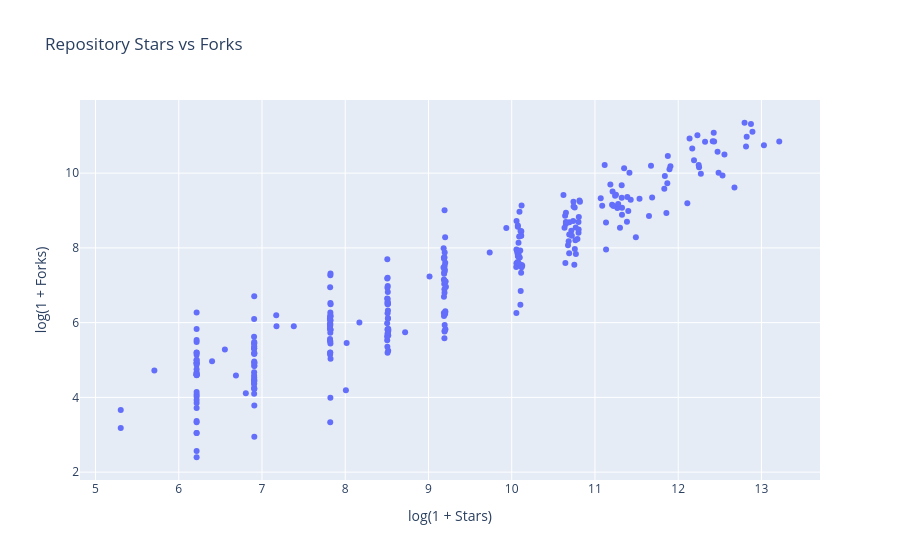

The notebook cell saved with this chart:
### Code cell
fig = px.scatter(
    df,
    x="log1p_stars",
    y="log1p_forks",
    hover_name="full_name",
    hover_data=[
        "language_normalized",
        "stars",
        "forks"
    ],
    title="Repository Stars vs Forks",
    labels={
        "log1p_stars": "log(1 + Stars)",
        "log1p_forks": "log(1 + Forks)"
    }
)

fig.show()

### Figure 1 — Plotly figure (JSON) as saved in the notebook; plotly's stock layout.template omitted (floating-point values rounded to 4 significant figures; data arrays with more than 128 entries replaced by an {"elided": "..."} marker saying what was removed)
{"data": [{"customdata": {"elided": "300x3 mixed values"}, "hovertemplate": "<b>%{hovertext}</b><br><br>log(1 + Stars)=%{x}<br>log(1 + Forks)=%{y}<br>language_normalized=%{customdata[0]}<br>stars=%{customdata[1]}<br>forks=%{customdata[2]}<extra></extra>", "hovertext": {"elided": "300 str values"}, "legendgroup": "", "marker": {"color": "#636efa", "symbol": "circle"}, "mode": "markers", "name": "", "orientation": "v", "showlegend": false, "type": "scatter", "x": {"elided": "300 float values"}, "xaxis": "x", "y": {"elided": "300 float values"}, "yaxis": "y"}], "layout": {"legend": {"tracegroupgap": 0}, "title": {"text": "Repository Stars vs Forks"}, "xaxis": {"anchor": "y", "domain": [0, 1], "title": {"text": "log(1 + Stars)"}}, "yaxis": {"anchor": "x", "domain": [0, 1], "title": {"text": "log(1 + Forks)"}}}}
